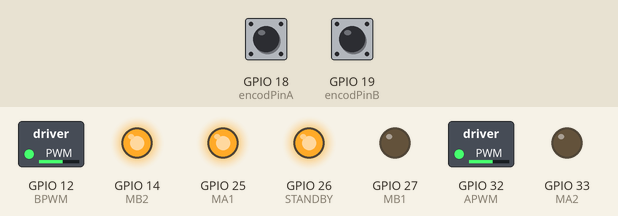
A sketch run on a simulated ESP32. On the bench: switched loads named in the sketch (green lamp = pin HIGH), output pins drawn as LEDs (lit = HIGH). Inputs (shaded band) come from the test bench; at power-on: GPIO 18 (encodPinA) HIGH, GPIO 19 (encodPinB) HIGH. What the sketch prints to the serial monitor is not drawn.

Above: at 0.1 s.
Timing chart, 0 to 1.6 s (numbered marks = the images above):
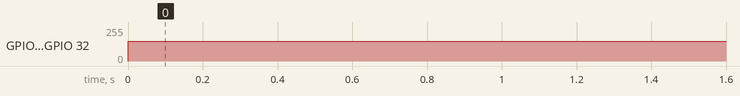

Measured:
- by itself, GPIO 12 (BPWM), GPIO 32 (APWM): 0/255 → 150/255 at 0.00 s

The sketch:

HC020K_example_MotorCounter.ino
```cpp
//
//  UAVionics example codes
//  TB6612FNG motor driver & HC020K speed sensor
//


// Left motor = Motor A / Motor 1
// Right motor = Motor B / Motor 2
// Motor controller pins, keep in mind the PWM defines must be on PWM pins
#define APWM           32
#define MA2            33
#define MA1            25
#define STANDBY        26
#define MB1            27
#define MB2            14
#define BPWM           12

// conversion of motor direction to integers
int IRAM_ATTR FORWARD = 0;
int IRAM_ATTR BACKWARD = 1;
int IRAM_ATTR RELEASE = 2;

// register motor direction for counter
int IRAM_ATTR direction1 = FORWARD;
int IRAM_ATTR direction2 = FORWARD;

// control variable for motor speed
int PWM_val1 = 0;
int PWM_val2 = 0;

// counter variables
volatile long IRAM_ATTR posA = 0;          // encoder A counter
volatile long IRAM_ATTR posB = 0;          // encoder B counter

// Encoder pins
#define encodPinA      18     // encoder A pin
#define encodPinB      19     // encoder B pin


// set pinModes of defined motor controller input pins
void setupMotors()
{ // Setup motor pins and initialize motors

  pinMode(MA1, OUTPUT);
  pinMode(MA2, OUTPUT);
  pinMode(APWM, OUTPUT);
  pinMode(MB1, OUTPUT);
  pinMode(MB2, OUTPUT);
  pinMode(BPWM, OUTPUT);
  pinMode(STANDBY, OUTPUT);

  digitalWrite(STANDBY, HIGH); // HIGH if controlling motor

  // initialize motor speeds to 0, ranges from 0-255 on pwm pins
  motor1setSpeed(0);
  motor2setSpeed(0);

  // initialize motor to RELEASE (brake) mode, can be set to FORWARD and BACKWARD
  motor1run(RELEASE);
  motor2run(RELEASE);
}


// function to set motor1's direction
void motor1run(int direct)
{ // set pin logic for motor A direction
  if (direct == FORWARD)
  {
    digitalWrite(STANDBY, HIGH);
    digitalWrite(MA1, HIGH);
    digitalWrite(MA2, LOW);
  }
  else if (direct == BACKWARD)
  {
    digitalWrite(STANDBY, HIGH);
    digitalWrite(MA1, LOW);
    digitalWrite(MA2, HIGH);
  }
  else if (direct == RELEASE)
  {
    digitalWrite(STANDBY, HIGH);
    digitalWrite(MA1, HIGH);
    digitalWrite(MA2, HIGH);
  }
}


// function to set motor2's direction
void motor2run(int direct)
{ // set pin logic for motor B direction
  if (direct == FORWARD)
  {
    digitalWrite(STANDBY, HIGH);
    digitalWrite(MB1, LOW);
    digitalWrite(MB2, HIGH);
  }
  else if (direct == BACKWARD)
  {
    digitalWrite(STANDBY, HIGH);
    digitalWrite(MB1, HIGH);
    digitalWrite(MB2, LOW);
  }
  else if (direct == RELEASE)
  {
    digitalWrite(STANDBY, HIGH);
    digitalWrite(MB1, HIGH);
    digitalWrite(MB2, HIGH);
  }
}


// function to set motor1's speed
void motor1setSpeed(int Speed)
{ // set pin pwm for motor A direction
  analogWrite(APWM, Speed);
}

// function to set motor2's speed
void motor2setSpeed(int Speed)
{ // set pin pwm for motor B direction
  analogWrite(BPWM, Speed);
}


void IRAM_ATTR encoder1()
{ // count encoder ticks for motor A
  if (direction1 == FORWARD) {
    posA++;
  }
  if (direction1 == BACKWARD) {
    posA--;
  }
}

void IRAM_ATTR encoder2()
{ // count encoder ticks for motor B
  if (direction2 == FORWARD) {
    posB++;
  }
  if (direction2 == BACKWARD) {
    posB--;
  }
}


void setup() {
  // put your setup code here, to run once:
  Serial.begin(115200);

  // configure encoder interrupts

  // turn on pullup resistors
  pinMode(encodPinA, INPUT_PULLUP);
  pinMode(encodPinB, INPUT_PULLUP);

  // call encoder1 function when encodPinA's logic state CHANGEs
  attachInterrupt(encodPinA, encoder1, CHANGE);
  attachInterrupt(encodPinB, encoder2, CHANGE);

  // run function to initialize motor pins and states
  setupMotors();
}

void loop() {
  // put your main code here, to run repeatedly:

  Serial.println("posA: " + String(posA) + "\t posB: " + String(posB));

  // change direction after two full rotations
  if (posA > 40)
    direction1 = BACKWARD;
  else if (posA < -40)
    direction1 = FORWARD;

  if (posB > 40)
    direction2 = BACKWARD;
  else if (posB < -40)
    direction2 = FORWARD;


  // set motor speed to 150 for Motor A and B
  PWM_val1 = 150;
  PWM_val2 = 150;

  // send motor variables to motor functions
  motor1run(direction1);
  motor2run(direction2);
  motor1setSpeed(abs(PWM_val1));
  motor2setSpeed(abs(PWM_val2));


  delay(100); //Small delay between loops

}
```
